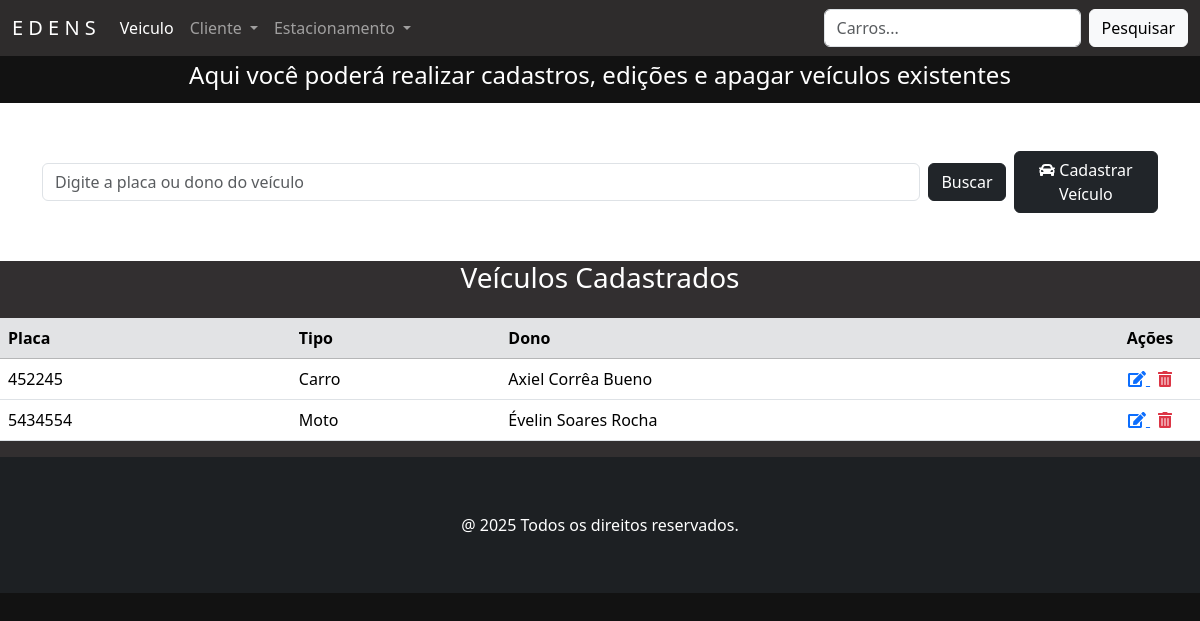
The app's page /veiculos/, older data.
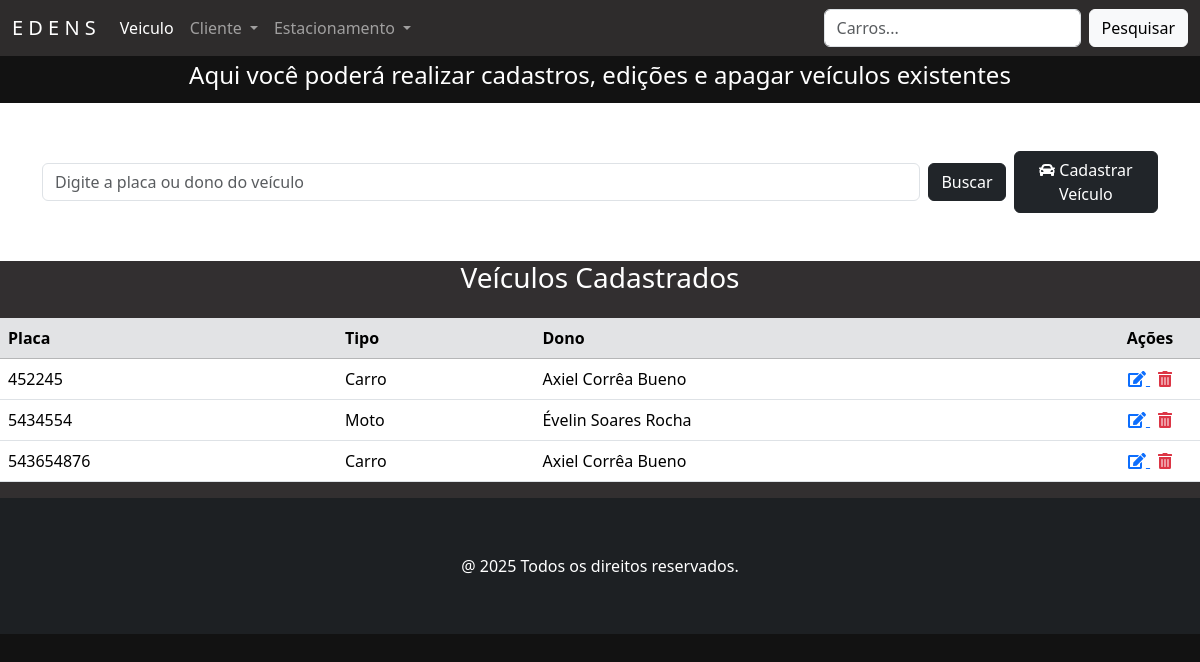
The same page, newer data.
### veiculo/models.py (models this page shows, shortened)
class Veiculo(models.Model):
    placa = models.CharField('Placa', max_length=10, unique=True, help_text='Placa do veículo')
    tipo = models.CharField('Tipo de Veículo', max_length=20, choices=TIPO_VEICULO)
    dono = models.ForeignKey(Cliente, on_delete=models.CASCADE, related_name='veiculos', default=1)
    class Meta:
        verbose_name = 'Veículo'
        verbose_name_plural = 'Veículos'

### pessoa/models.py (models this page shows, shortened)
class Pessoa(models.Model):
    nome = models.CharField('Nome', max_length=50, help_text='Nome completo')
    cpf = models.CharField('CPF', max_length=11, help_text='CPF completo', unique=True)
    fone = models.CharField('Fone', max_length=11, help_text='Número de telefone', unique=True)
    email = models.EmailField('Email', max_length=100, unique=True, null=True, blank=True)
    class Meta:
        abstract = True

class Cliente(Pessoa):
    endereco = models.CharField('Endereço', max_length=100, help_text='Endereço Completo')
    empresa = models.ManyToManyField(Juridico, blank=True, related_name='clientes')
    class Meta:
        verbose_name = 'Cliente'
        verbose_name_plural = 'Clientes'

### veiculo/views.py (the view)
# urls.py: path('veiculos/', VeiculoView.as_view(), name='veiculo'),
class VeiculoView(ListView):
    model = Veiculo
    template_name = 'veiculos.html'
    def get_queryset(self):
        buscar = self.request.GET.get('buscar')
        qs = super(VeiculoView, self).get_queryset()
        if buscar:
            qs = qs.filter(placa__icontains=buscar)
        if qs.count() > 0:
            paginator = Paginator(qs, 10)
            listagem = paginator.get_page(self.request.GET.get('page'))
            return listagem
        else:
            return messages.info(self.request, 'Não existem veículos cadastrados.')

### veiculo/templates/veiculos.html (shortened to what this page needs)
{% extends 'principal.html' %}
{% load django_bootstrap5 %}
{% load static %}
{% block content %}
<div class="contaier-flex text-center text-white" style="background-color: #121212; padding: 5px">
    <h4>Aqui você poderá realizar cadastros, edições e apagar veículos existentes</h4>
</div>
<section class="section">
    <div class="container mb-5 mt-5">
        <form action="" method="GET" class="d-flex justify-content-start align-items-center gap-2">
            <input class="form-control" type="text" name="buscar" value="{{ request.GET.buscar }}"
                   placeholder="Digite a placa ou dono do veículo" style="max-width: 900px;">
            <button type="submit" class="btn btn-dark">Buscar</button>
            <a href="{% url 'veiculo_adicionar' %}" class="btn btn-dark">
                <i class="fas fa-car"></i> Cadastrar Veículo
            </a>
        </form>
    </div>
</section>
{% if object_list %}
<div class="card-body" style="background-color: #322f30">
    <h3 class="text-center text-white mb-4">Veículos Cadastrados</h3>
    <div class="table-responsive">
        <table class="table table-hover">
            <thead class="table-secondary">
                <tr>
                    <th>Placa</th>
                    <th>Tipo</th>
                    <th>Dono</th>
                    <th style="width: 100px; text-align: center">Ações</th>
                </tr>
            </thead>
            <tbody>
                {% for veiculo in object_list %}
                <tr>
                    <td>{{ veiculo.placa }}</td>
                    <td>{{ veiculo.tipo }}</td>
                    <td>{{ veiculo.dono.nome }}</td>
                    <td class="text-center">
                        <a href="{% url 'veiculo_editar' veiculo.pk %}" class="me-2" title="Editar">
                            <i class="fas fa-edit"></i>
                        </a>
                        <a href="{% url 'veiculo_apagar' veiculo.pk %}" title="Apagar" class="text-danger">
                            <i class="fas fa-trash-alt"></i>
                        </a>
                    </td>
                </tr>
                {% endfor %}
            </tbody>
        </table>
    </div>
</div>
{% else %}
    <p class="text-center mt-4 text-white">Nenhum veículo encontrado.</p>
{% endif %}
{% endblock %}

Row changes from the older to the newer data that the page shows:
added Veiculo: placa "543654876", tipo "Carro", dono.nome "Axiel Corrêa Bueno"
